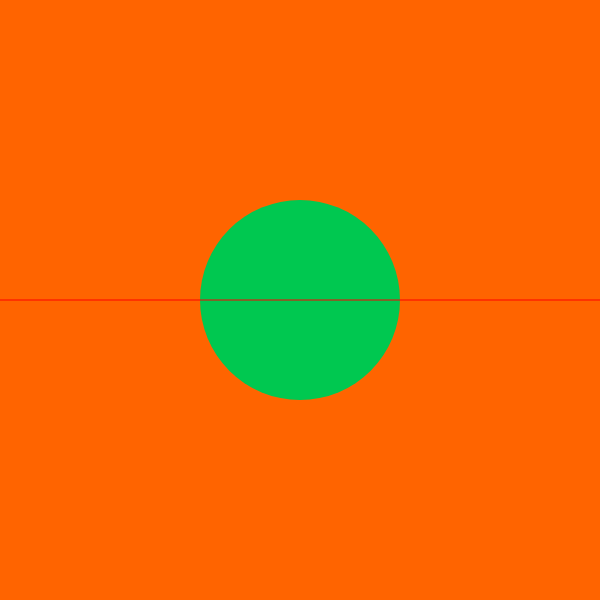
Frame 1 (no input)
Frame 60 (no input): identical to frame 1, image omitted
Frame 120 (the mouse pressed at the canvas centre since frame 60): identical to frame 1, image omitted

The p5.js sketch that drew this single still picture (run headless with seeded random() and noise() and a simulated clock; from frame 60 on, the mouse is pressed at the canvas centre):

// p5.js sketch
// ── sketch.js
function setup() {
  createCanvas(600, 600);
}

function draw() {
  noStroke();
  //change fill and background colour based on the position of the mouse
  if(mouseY > height * 0.5){
    fill(255, 100, 0);
    background(0, 200, 80);
  }
  else{
    fill(0, 200, 80);
    background(255, 100, 0);
  }
  ellipse(width * 0.5, height * 0.5, 200, 200);

  //draw a line to split the screen
  stroke(255, 0, 0);
  line(0, height * 0.5, width, height * 0.5);
}
